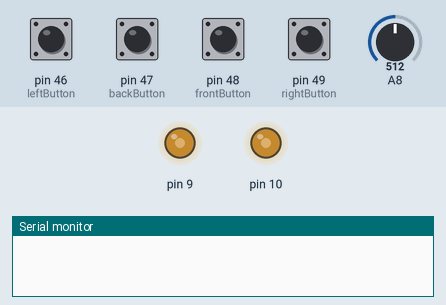
The sketch below on a simulated Arduino Leonardo, built for the host (arithmetic inside an expression is 32-bit, double 64-bit). Parts: output pins drawn as LEDs (lit = HIGH), the last lines printed to the serial monitor. Inputs (shaded band) come from the test bench; at power-on: pin 46 (leftButton), pin 47 (backButton), pin 48 (frontButton), pin 49 (rightButton) LOW, A8 = 512.

Above: at 1.2 s.
1.3 s: pin 48 (frontButton) pulled HIGH for 0.15 s
At 2.0 s:
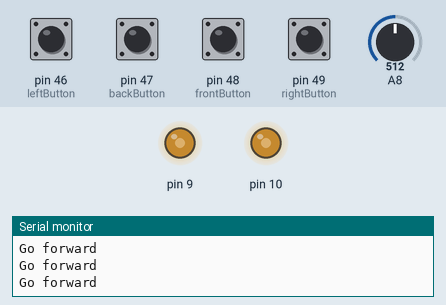
2.9 s: pin 49 (rightButton) pulled HIGH for 0.15 s
At 4.2 s:
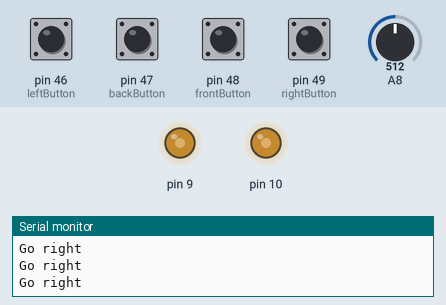
4.5 s: pin 46 (leftButton) pulled HIGH for 0.15 s
At 5.6 s:
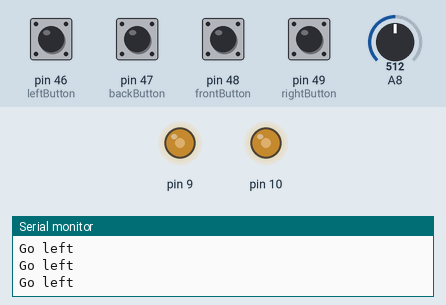
6.1 s: pin 47 (backButton) pulled HIGH for 0.15 s
At 6.8 s:
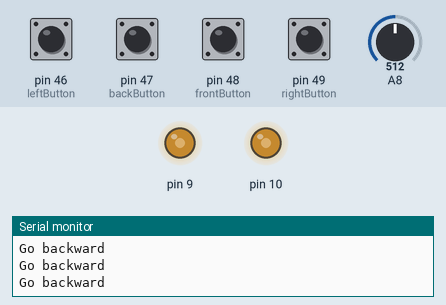
Timing chart, 0 to 8.7 s (numbered marks = the images above; inputs shaded):
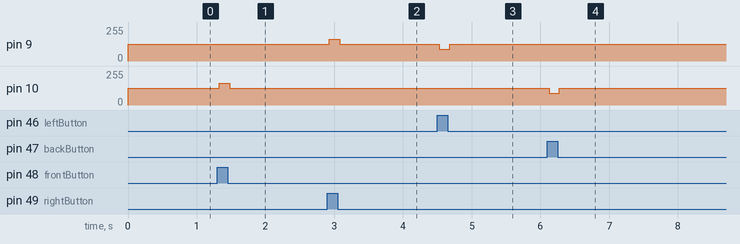

Measured:
- after the input at 1.3 s, pin 10: 127/255 → 165/255 at once, → 127/255 0.15 s later
- after the input at 2.9 s, pin 9: 127/255 → 165/255 at once, → 127/255 0.15 s later
- after the input at 4.5 s, pin 9: 127/255 → 89/255 at once, → 127/255 0.15 s later
- after the input at 6.1 s, pin 10: 127/255 → 89/255 at once, → 127/255 0.15 s later

The sketch:

motorControl.ino
```cpp
/*
 * PWM frequency for MEGA
 *
 * timer 0 (controls pin 13, 4);
 * timer 1 (controls pin 12, 11);
 * timer 2 (controls pin 10, 9);
 * timer 3 (controls pin 5, 3, 2);
 * timer 4 (controls pin 8, 7, 6);
 *
 * timers (TCCR1B, TCCR2B, TCCR3B, TCCR4B):
 * prescaler = 1 ---> PWM frequency is 31000 Hz
 * prescaler = 2 ---> PWM frequency is 4000 Hz
 * prescaler = 3 ---> PWM frequency is 490 Hz (default value)
 * prescaler = 4 ---> PWM frequency is 120 Hz
 * prescaler = 5 ---> PWM frequency is 30 Hz
 * prescaler = 6 ---> PWM frequency is <20 Hz
 *
 * timer 0 (TCCR0B):
 * prescaler = 1 ---> PWM frequency is 62000 Hz
 * prescaler = 2 ---> PWM frequency is 7800 Hz
 * prescaler = 3 ---> PWM frequency is 980 Hz (default value)
 * prescaler = 4 ---> PWM frequency is 250 Hz
 * prescaler = 5 ---> PWM frequency is 60 Hz
 * prescaler = 6 ---> PWM frequency is <20 Hz
 */

/*
 * PWM:
 * 9: left, right
 * 10: front, back
 *
 * Buttons:
 * 48: front
 * 47: back
 * 49: right
 * 46: left
 *
 * Potentiometer: speed - A8
 * Map: val*153/2046
 */

/*
 * Bugs:
 * Switch to timer2 using 9 and 10
 */
#define PWM_base 255/2
#define PWM_low 255/5
#define PWM_high 255*4/5

// Keypress with digitalRead
int emergencyBrake = 0;

// Potentiometer with analogRead
int voltageRate = 0;
const int frontButton = 48;
const int backButton = 47;
const int rightButton = 49;
const int leftButton = 46;

// Movements
boolean goRight = false;
boolean goLeft = false;
boolean goForward = false;
boolean goBackward = false;

void setPwmFrequency(int pin, int prescaler);

// the setup routine runs once when you press reset:
void setup() {
  Serial.begin(9600);
  pinMode(frontButton, INPUT);
  pinMode(backButton, INPUT);
  pinMode(rightButton, INPUT);
  pinMode(leftButton, INPUT);
  pinMode(9, OUTPUT);
  pinMode(10, OUTPUT);
  setPwmFrequency(9, 3);
  setPwmFrequency(10, 3);
}

// the loop routine runs over and over again forever:
void loop() {
  int val = analogRead(A8);
  int regularizeOutValue = 0;
  voltageRate = map(val, 0, 1023, 0, PWM_base - PWM_low);

  if (digitalRead(frontButton) == HIGH) {
    goForward = true;
  } else {
    goForward = false;
  }

  if (digitalRead(backButton) == HIGH) {
    goBackward = true;
  } else {
    goBackward = false;
  }

  if (digitalRead(rightButton) == HIGH) {
    goRight = true;
  } else {
    goRight = false;
  }

  if (digitalRead(leftButton) == HIGH) {
    goLeft = true;
  } else {
    goLeft = false;
  }

  if (goForward == true) {
    regularizeOutValue = PWM_base + voltageRate;
    if(regularizeOutValue <= PWM_high){
      Serial.println ("Go forward");
      analogWrite(10, regularizeOutValue);
      analogWrite(9, PWM_base);
    }else{
      //whoops! Something went wrong and my values didn't fit within thresholds expected.
      //write this out to serialOut and figure out what edge case we didn't handle
    }
  } else if (goBackward == true) {
    regularizeOutValue = PWM_base - voltageRate;
    if(regularizeOutValue >= PWM_low){
      Serial.println ("Go backward");
      analogWrite(10, regularizeOutValue);
      analogWrite(9, PWM_base);
    }else{
      //whoops! Something went wrong and my values didn't fit within thresholds expected.
      //write this out to serialOut and figure out what edge case we didn't handle
    }
  } else if (goRight == true) {
    regularizeOutValue = PWM_base + voltageRate;
    if(regularizeOutValue <= PWM_high){
      Serial.println ("Go right");
      analogWrite(9, regularizeOutValue);
      analogWrite(10, PWM_base);
    }else{
      //whoops! Something went wrong and my values didn't fit within thresholds expected.
      //write this out to serialOut and figure out what edge case we didn't handle
    }
  } else if (goLeft == true) {
    regularizeOutValue = PWM_base - voltageRate;
    if(regularizeOutValue >= PWM_low){
      Serial.println ("Go left");
      analogWrite(9, regularizeOutValue);
      analogWrite(10, PWM_base);
    }else{
      //whoops! Something went wrong and my values didn't fit within thresholds expected.
      //write this out to serialOut and figure out what edge case we didn't handle
    }
  } else {
    analogWrite(10, PWM_base);
    analogWrite(9, PWM_base);
  }
  delay(30);
}

void setPwmFrequency(int pin, int prescaler) {
  byte mode;
  if(pin >= 2 && pin <= 13) {
    switch(prescaler) {
      case 1: mode = 0x01; break;
      case 2: mode = 0x02; break;
      case 3: mode = 0x03; break;
      case 4: mode = 0x04; break;
      case 5: mode = 0x05; break;
      case 6: if (pin == 9 || pin == 10) {mode = 0x06;} break;
      case 7: if (pin == 9 || pin == 10) {mode = 0x07;} break;
      default: return;
    }
    if(pin == 13 || pin == 4) {
      TCCR0B = TCCR0B & 0b11111000 | mode;
    } else if(pin == 12 || pin == 11) {
      TCCR1B = TCCR1B & 0b11111000 | mode;
    } else if(pin == 10 || pin == 9) {
      TCCR2B = TCCR2B & 0b11111000 | mode;
    } else if(pin == 5 || pin == 3 || pin == 2) {
      TCCR3B = TCCR3B & 0b11111000 | mode;
    } else if(pin == 8 || pin == 7 || pin == 6) {
      TCCR4B = TCCR4B & 0b11111000 | mode;
    }
  }
}
```
